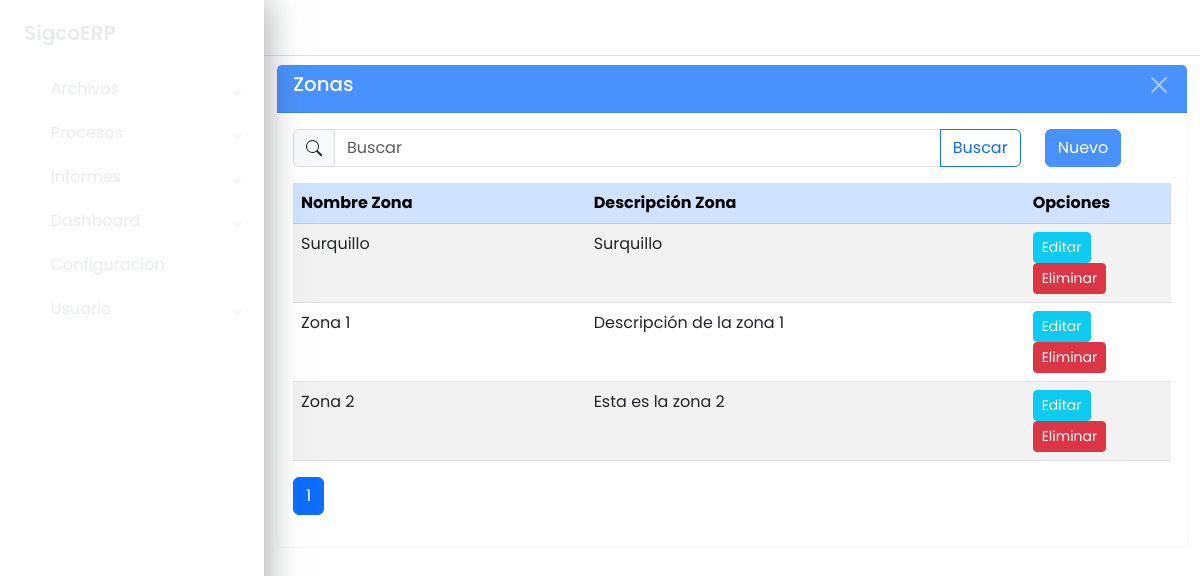
The page /maestros/zona/listar/ on the database its author committed.
### apps/maestros/models/models_base.py (models this page shows, shortened)
class Zona(ModeloBaseGenerico):
	id_zona = models.AutoField(primary_key=True)
	nombre_zona = models.CharField("Nombre Zona", max_length=50, null=True,
								   blank=True)
	descripcion_zona = models.CharField("Descripción Zona", max_length=80, null=True,
										blank=True)
	class Meta:
		db_table = 'sgc_zona'
		verbose_name = ('Zona')
		verbose_name_plural = ('Zonas')
		ordering = ['nombre_zona']

### apps/maestros/views/zona_views.py (the view)
class ZonaListView(GenericListView):
	model = modelo
	context_object_name = 'datos'
	template_name = f"maestros/{url_list}.html"
	cadena_filtro = "Q(nombre_zona__icontains=text) | \
					 Q(descripcion_zona__icontains=text)"
	extra_context = {
		"titulo": model._meta.verbose_name_plural,
		"url_inicio": url_home,
		"url_create": url_create,
		"url_update": url_update,
		"url_delete": url_delete
	}

### apps/maestros/views/cruds_views_generics.py (called while the page is built)
    def get_queryset(self):
        queryset = super().get_queryset()
        text = self.request.GET.get('buscar', '')
        if text and self.cadena_filtro:
            queryset = queryset.filter(eval(self.cadena_filtro))
        return queryset

    def get_context_data(self, **kwargs):
        context = super().get_context_data(**kwargs)
        context["buscar"] = self.request.GET.get('buscar', '')
        return context

### apps/maestros/templates/maestros/zona_list.html (shortened to what this page needs)
{% extends 'base.html' %}
{% block main %}
	<div class="wrapper">
		{% block sidebar %}
			{% include 'sidebar.html' %}
		{% endblock sidebar %}
		{% block maincomponent %}
			<div class="main">
				{% block buttonsidebartoggle %}
					{% include 'buttonsidebartoggle.html' %}
				{% endblock buttonsidebartoggle %}
				{% block principalcomponent %}
					<div class="container-fluid">
						<div class="card border-light mb-3 mt-2">
							<div class="card-header text-white bg-primary opacity-75 d-flex
									justify-content-between">
								<h3>{{ titulo }}</h3>
								<button type="button" class="btn-close btn-close-white"
									aria-label="Close"
									onclick="window.location.href='{% url url_inicio %}'">
								</button>
							</div>
							<div class="card-body">
								<div class="row">
									<div class="col col-10">
										<form method="get">
											<div class="input-group flex-nowrap">
												<span class="input-group-text">
												</span>
												<input type="text" class="form-control" name="buscar"
													value="{{ buscar }}" placeholder="Buscar"
													autocomplete="off">
												<button class="btn btn-outline-primary">
													Buscar
												</button>
											</div>
										</form>
									</div>
									<div class="col col-2">
										<a href="{% url url_create %}"
												class="btn btn-primary opacity-75">
											Nuevo
										</a>
									</div>
								</div>
								<div class="table-responsive mt-3">
									<table class="table table-striped">
										<thead class="table-primary">
											<tr>
												<th class="col-4">Nombre Zona</th>
												<th class="col-6">Descripción Zona</th>
												<th class="col-2">Opciones</th>
											</tr>
										</thead>
										<tbody>
											{% for dato in datos %}
												<tr>
													<td>{{ dato.nombre_zona }}</td>
													<td>{{ dato.descripcion_zona }}</td>
													<td>
														<a href="{% url url_update dato.pk %}"
																class="btn btn-info text-white btn-sm">
															Editar
														</a>
														<a href="{% url url_delete dato.pk %}"
																class="btn btn-danger text-white btn-sm">
															Eliminar
														</a>
													</td>
												</tr>
											{% endfor %}
										</tbody>
									</table>
									{% block paginador %}
										{% include 'paginador.html' %}
									{% endblock %}
								</div>
							</div>
						</div>
					</div>
				{% endblock principalcomponent %}
			</div>
		{% endblock maincomponent %}
	</div>
{% endblock main %}

### static/css/style.css (style rules this page uses)
body { font-family: 'Poppins', sans-serif; margin: 0; background-image: url("../img/background-image.jpg"); background-repeat: no-repeat; background-position: center bottom; background-size: cover; }
h3 { font-size: 1.2375rem; color: #FFF; }
.wrapper { align-items: stretch; display: flex; width: 100%; }
.main { display: flex; flex-direction: column; min-height: 100vh; width: 100%; overflow: hidden; transition: all 0.35s ease-in-out; }

### rows shown on the page
Zona: nombre_zona "Surquillo", descripcion_zona "Surquillo"
Zona: nombre_zona "Zona 1", descripcion_zona "Descripción de la zona 1"
Zona: nombre_zona "Zona 2", descripcion_zona "Esta es la zona 2"

### other values the page prints
{{ titulo }} "Zonas"
{{ i }} "1"
